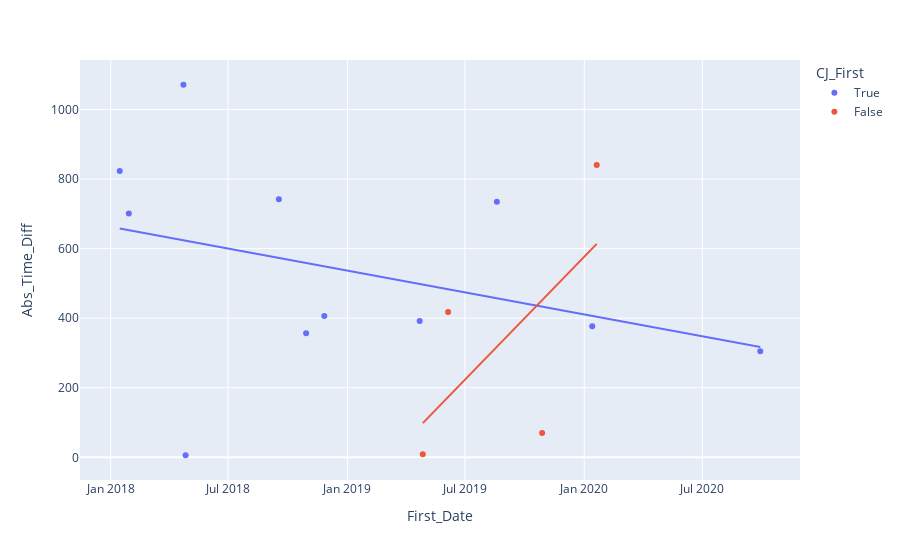

The notebook cell this image was saved under:
### Code cell
# trying to see the trend over time for each podcast
time_chart = px.scatter(joined_df.sort_values(by='Abs_Time_Diff').drop_duplicates(subset=['CJ_Title']), 
                    x='First_Date',
                    y='Abs_Time_Diff',
                    color='CJ_First',
                    trendline='ols')
time_chart.show()

### Figure 1 — Plotly figure (JSON) as saved in the notebook; plotly's stock layout.template omitted (floating-point values rounded to 4 significant figures)
{"data": [{"hovertemplate": "CJ_First=True<br>First_Date=%{x}<br>Abs_Time_Diff=%{y}<extra></extra>", "legendgroup": "True", "marker": {"color": "#636efa", "symbol": "circle"}, "mode": "markers", "name": "True", "orientation": "v", "showlegend": true, "type": "scatter", "x": ["2018-04-26T12:59:00+00:00", "2020-09-28T07:00:00+00:00", "2018-10-29T07:00:00+00:00", "2020-01-13T08:00:00+00:00", "2019-04-22T07:00:00+00:00", "2018-11-26T08:00:00+00:00", "2018-01-29T00:15:00+00:00", "2019-08-19T07:00:00+00:00", "2018-09-17T07:00:00+00:00", "2018-01-15T00:15:00+00:00", "2018-04-23T03:15:00+00:00"], "xaxis": "x", "y": [6, 305, 357, 377, 392, 406, 701, 735, 742, 823, 1071], "yaxis": "y"}, {"hovertemplate": "<b>OLS trendline</b><br>Abs_Time_Diff = -3.99337e-06 * First_Date + 6711.41<br>R<sup>2</sup>=0.130187<br><br>CJ_First=True<br>First_Date=%{x}<br>Abs_Time_Diff=%{y} <b>(trend)</b><extra></extra>", "legendgroup": "True", "marker": {"color": "#636efa", "symbol": "circle"}, "mode": "lines", "name": "True", "showlegend": false, "type": "scatter", "x": ["2018-01-15T00:15:00+00:00", "2018-01-29T00:15:00+00:00", "2018-04-23T03:15:00+00:00", "2018-04-26T12:59:00+00:00", "2018-09-17T07:00:00+00:00", "2018-10-29T07:00:00+00:00", "2018-11-26T08:00:00+00:00", "2019-04-22T07:00:00+00:00", "2019-08-19T07:00:00+00:00", "2020-01-13T08:00:00+00:00", "2020-09-28T07:00:00+00:00"], "xaxis": "x", "y": [657.6, 652.7, 623.7, 622.5, 572.9, 558.4, 548.8, 498.1, 457.0, 406.3, 316.9], "yaxis": "y"}, {"hovertemplate": "CJ_First=False<br>First_Date=%{x}<br>Abs_Time_Diff=%{y}<extra></extra>", "legendgroup": "False", "marker": {"color": "#EF553B", "symbol": "circle"}, "mode": "markers", "name": "False", "orientation": "v", "showlegend": true, "type": "scatter", "x": ["2019-04-27T03:30:39+00:00", "2019-10-28T01:22:30+00:00", "2019-06-05T03:55:38+00:00", "2020-01-20T05:23:36+00:00"], "xaxis": "x", "y": [9, 70, 418, 840], "yaxis": "y"}, {"hovertemplate": "<b>OLS trendline</b><br>Abs_Time_Diff = 2.22532e-05 * First_Date + -34535.2<br>R<sup>2</sup>=0.395794<br><br>CJ_First=False<br>First_Date=%{x}<br>Abs_Time_Diff=%{y} <b>(trend)</b><extra></extra>", "legendgroup": "False", "marker": {"color": "#EF553B", "symbol": "circle"}, "mode": "lines", "name": "False", "showlegend": false, "type": "scatter", "x": ["2019-04-27T03:30:39+00:00", "2019-06-05T03:55:38+00:00", "2019-10-28T01:22:30+00:00", "2020-01-20T05:23:36+00:00"], "xaxis": "x", "y": [98.24, 173.3, 451.8, 613.7], "yaxis": "y"}], "layout": {"legend": {"title": {"text": "CJ_First"}, "tracegroupgap": 0}, "margin": {"t": 60}, "xaxis": {"anchor": "y", "domain": [0, 1], "title": {"text": "First_Date"}}, "yaxis": {"anchor": "x", "domain": [0, 1], "title": {"text": "Abs_Time_Diff"}}}}
